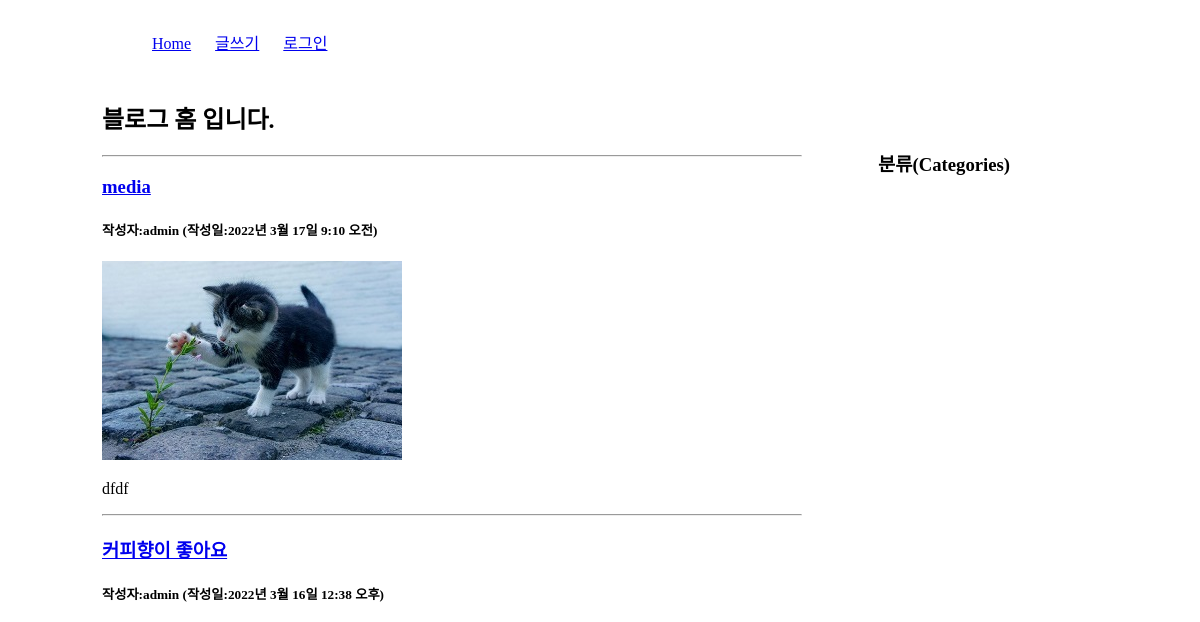
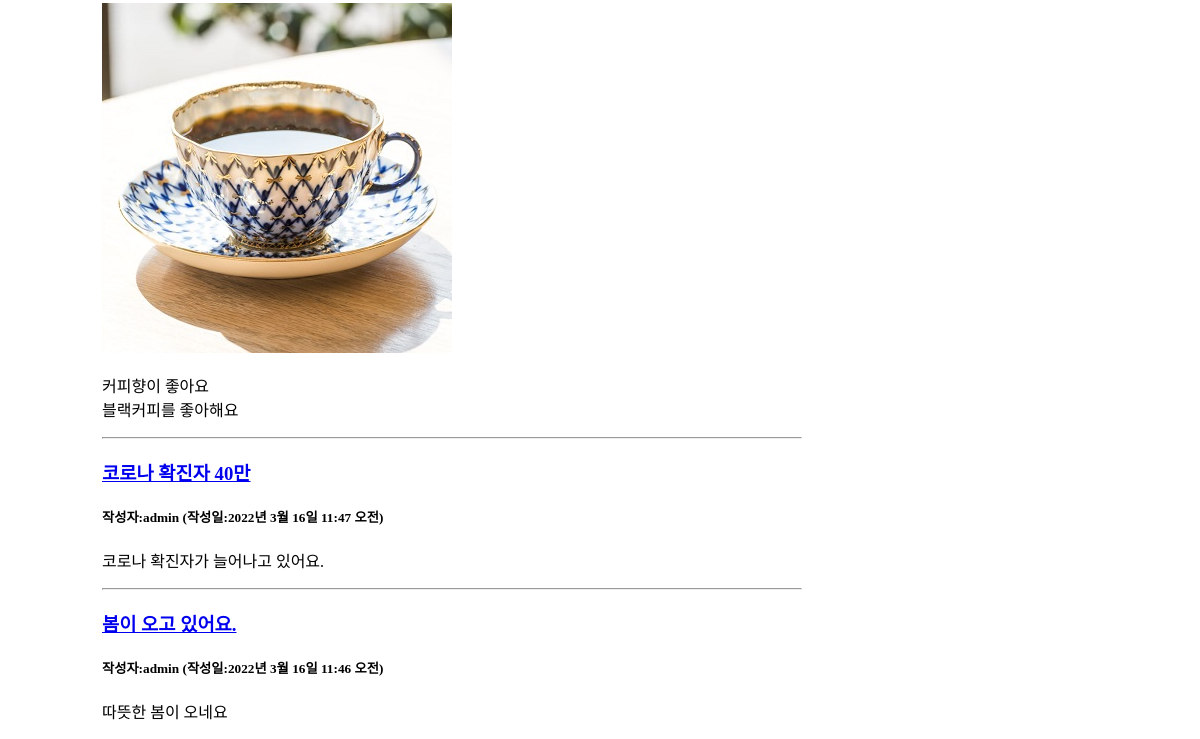
Before: / with the older database file (2 pictures, top to bottom).
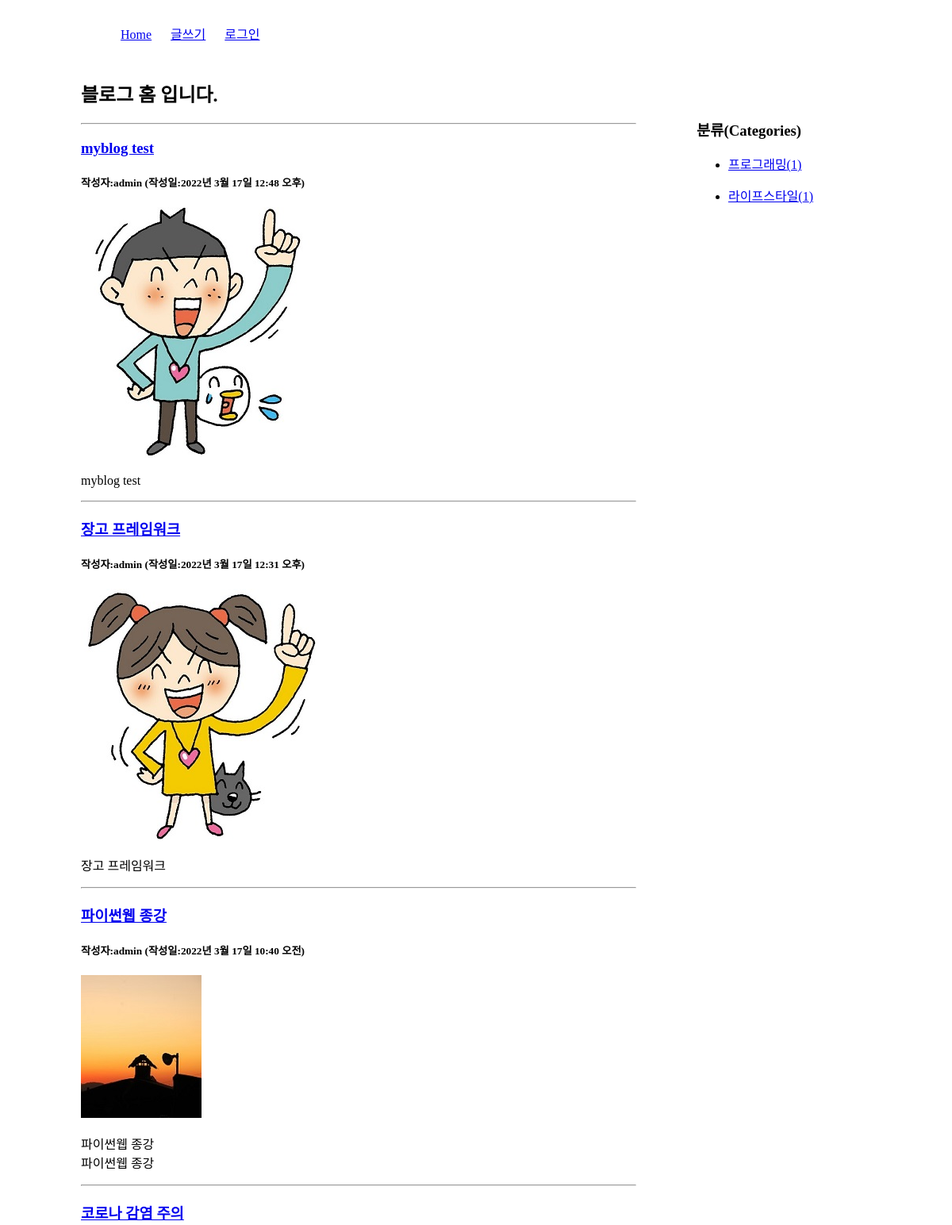
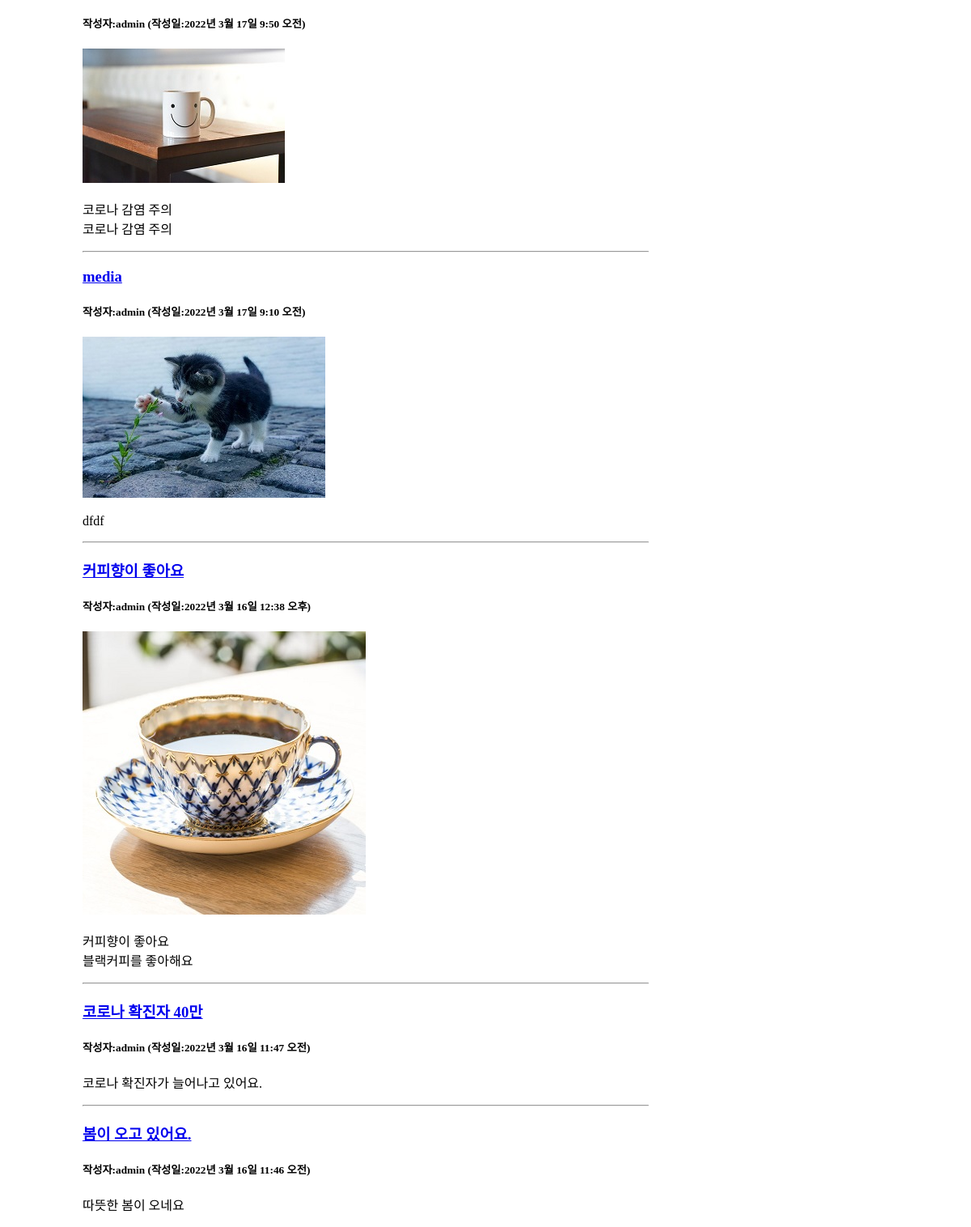
After: the same page with the newer database file (2 pictures, top to bottom).
### blog/models.py (models this page shows, shortened)
class Post(models.Model):
    title = models.CharField(max_length=100)
    content = models.TextField()
    pub_date = models.DateTimeField()
    modify_date = models.DateTimeField(null=True, blank=True)
    photo = models.ImageField(upload_to='blog/images/%Y/%m/%d/',
                              null=True, blank=True)
    author = models.ForeignKey(User, on_delete=models.CASCADE)
    category = models.ForeignKey(Category, null=True, blank=True, on_delete=models.SET_NULL)

class Category(models.Model):
    name = models.CharField(max_length=50, unique=True) # 카테고리 이름
    slug = models.SlugField(max_length=200, unique=True, allow_unicode=True) #한글인코딩
    def __str__(self):
        return self.name
    def get_absolute_url(self):
        return "/blog/category/{}".format(self.slug)
    class Meta:
        verbose_name_plural = 'Categories'

### blog/views.py (the view)
# urls.py: path('', views.index, name='index'),  # 127.0.0.1:8000/blog/
def index(request):
    post_list = Post.objects.order_by('-pk')  #'-pub_date'로 작성도 가능 (최근 작성일 - 내림차순)
    categories = Category.objects.all()
    context = {'post_list':post_list, 'categories':categories}
    return render(request, 'blog/post_list.html', context)

### templates/blog/post_list.html (shortened to what this page needs)
<!DOCTYPE html>
<html lang="en">
{% load static %}
<head>
    <link rel="stylesheet" href="{% static 'blog/css/style.css' %}">
</head>
<body>
    <div id="container">
        {% include 'navbar.html' %}
        <section id="list">
            <h1>블로그 홈 입니다.</h1>
            {% if post_list %}
                {% for post in post_list %}
                    <hr>
                    <h3><a href="{% url 'blog:detail' post.id %}"> {{ post.title }}</a></h3>
                    <h5>작성자:{{ post.author }} (작성일:{{ post.pub_date }})</h5>
                    {% if post.photo %}
                    <img src="{{ post.photo.url }}">
                    {% endif %}
                    <p>{{ post.content | linebreaks }}</p>
                {% endfor %}
            {% else %}
            <p>포스트가 없습니다.</p>
            {% endif %}
        </section>
         <aside>
            <h3>분류(Categories)</h3>
            <div>
               {% for category in categories %}
                 <ul>
                    <li>
                        <a href="{{ category.get_absolute_url }}">
                            {{ category }}({{ category.post_set.count }})</a>
                    </li>
                 </ul>
                {% endfor %}
            </div>
        </aside>
    </div>
</body>
</html>

### templates/navbar.html
    <header>
            <nav>
                <ul>
                  <li><a href="{% url 'blog:index' %}">Home</a></li>
                  <li><a href="{% url 'blog:post_create' %}">글쓰기</a></li>
                  {% if user.is_authenticated %}
                    <li><a href="{% url 'common:logout' %}">({{ user.username }}님)로그아웃</a></li>
                  {% else %}
                    <li><a href="{% url 'common:login' %}">로그인</a></li>
                  {% endif %}
                </ul>
            </nav>
    </header>

### static/blog/css/style.css (style rules this page uses)
#container { width: 996px; margin:20px auto; }
nav ul { list-style: none; }
nav ul li { display: inline-block; margin: 10px; }
#list, #detail { width: 700px; float:left; }
aside { width:200px; float:right; margin:50px 20px 0 0 }

Changed rows visible on the page:
added Post: title "myblog test", author "admin", pub_date "2022년 3월 17일 12:48 오후", photo (picture), content "myblog test"
added Post: title "장고 프레임워크", author "admin", pub_date "2022년 3월 17일 12:31 오후", photo (picture), content "장고 프레임워크"
added Post: title "파이썬웹 종강", author "admin", pub_date "2022년 3월 17일 10:40 오전", photo (picture), content "파이썬웹 종강 파이썬웹 종강"
added Post: title "코로나 감염 주의", author "admin", pub_date "2022년 3월 17일 9:50 오전", photo (picture), content "코로나 감염 주의 코로나 감염 주의"
added Category: name "프로그래밍", post_set.count "1"
added Category: name "라이프스타일", post_set.count "1"
